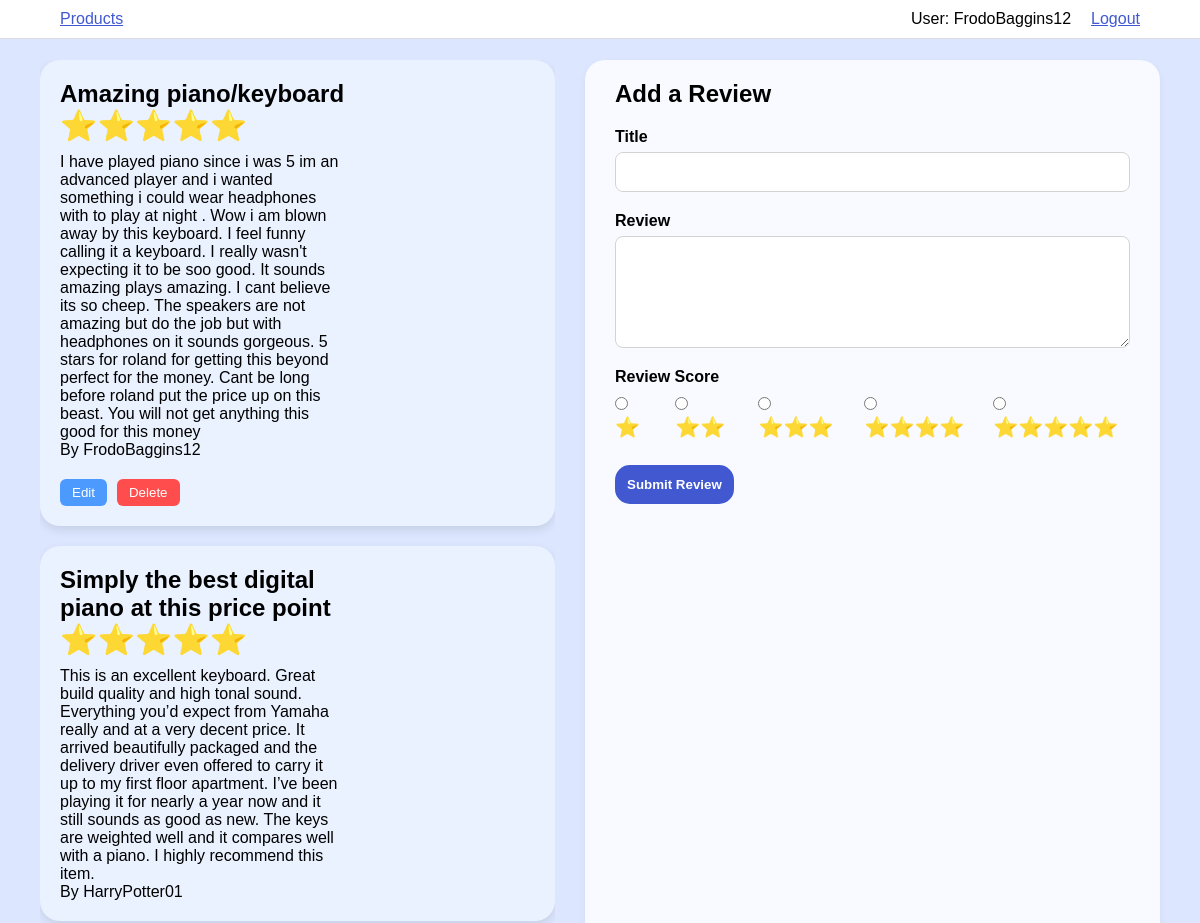
The app's page /products/ffd9d9a8-b11c-4a63-ba29-fe113830c6e8 (signed in, upper part), older data.
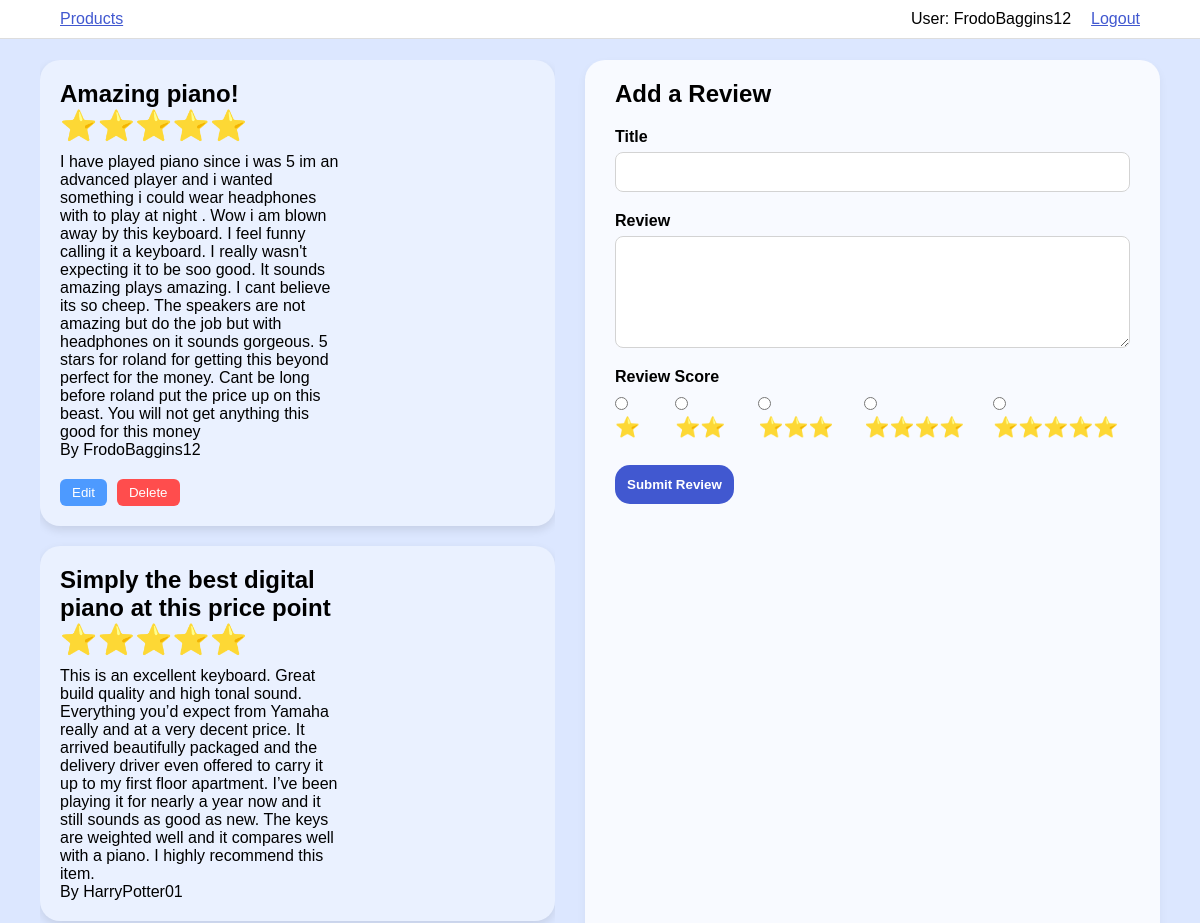
The same page, newer data.
### tables this page shows
CREATE TABLE Reviews (
        review_id TEXT PRIMARY KEY,
        product_id TEXT NOT NULL,
        username TEXT NOT NULL,
        review_title TEXT NOT NULL,
        review_body TEXT NOT NULL,
        review_score INTEGER NOT NULL,
        FOREIGN KEY (product_id) REFERENCES Products(product_id),
        FOREIGN KEY (username) REFERENCES Users(username)
    );

### Source/flask_app.py (the view, shortened to what this page needs)
@app.route("/products/<product_id>", methods=["GET", "POST"])
@login_required
def review_page(product_id):
    product = get_product_by_id(product_id)
    if not product:
        flash("Product not found", "error")
        return redirect(url_for("products_page"))
    reviews = build_list_of_reviews(product_id)
    return render_template("review-page.html", reviews=reviews)

### Source/Helpers/build_list_of_reviews_helper.py (called while the page is built)
def build_list_of_reviews(product_id):
    query = f"SELECT review_id, review_title, review_body, review_score, username FROM {REVIEW_TABLE_NAME} WHERE product_id = ?"
    cur, con = query_database(query, params=(product_id,))
    rows = cur.fetchall()
    con.close()
    reviews = []
    for row in rows:
        review_id, review_title, review_body, review_score, username = row
        review = Review(review_id, review_title, review_body, review_score, username, product_id)
        reviews.append(review)
    return reviews

### Source/Helpers/build_user_class_from_database_helper.py (called while the page is built)
def build_user(username):
    query = f"SELECT is_admin FROM {USER_TABLE_NAME} WHERE username = ? LIMIT 1"
    cur, con = query_database(query, params=(username,))
    result = cur.fetchone()
    con.close()
    if result is None:
        return None
    else:
        return User(username, bool(result[0]))

### Source/Helpers/count_number_of_reviews.py (called while the page is built)
def count_number_of_reviews(product_id):
    query = f"SELECT COUNT(*) FROM {REVIEW_TABLE_NAME} WHERE product_id = ?"
    cur, con = query_database(query, params=(product_id,))
    result = cur.fetchone()
    con.close()
    return result[0] if result else 0

### Source/Helpers/database_query_helper.py (called while the page is built)
def query_database(query, **kwargs):
    base_dir = os.path.dirname(os.path.abspath(__file__))
    full_path = os.path.join(base_dir, "../..", "Databases", DATABASE_FILE_NAME)
    params = kwargs.get('params', None)
    con = sqlite3.connect(full_path)
    con.execute("PRAGMA foreign_keys = ON")  # Enable foreign keys
    cur = con.cursor()
    if params is None:
        result = cur.execute(query)
    else:
        result = cur.execute(query, params)
    con.commit()
    return result, con

### Source/Helpers/get_average_review_score.py (called while the page is built)
def get_average_review_score(product_id):
    query = f"SELECT review_score FROM {REVIEW_TABLE_NAME} WHERE product_id = ?"
    cur, con = query_database(query, params=(product_id,))
    result = cur.fetchall()
    con.close()
    if not result:
        return None
    total = sum(score[0] for score in result)
    return round(total / len(result), 1)

### Source/Helpers/get_product_by_id_helper.py (called while the page is built)
def get_product_by_id(product_id):
    query = f"""
        SELECT product_name, product_image
        FROM {PRODUCT_TABLE_NAME}
        WHERE product_id = ?
        LIMIT 1
    """
    params = (product_id,)
    cur, con = query_database(query, params=params)
    row = cur.fetchone()
    con.close()
    if row is None:
        return None
    product = Product(
        product_id=product_id,
        name=row[0],
        image_url=row[1],
    )
    return product

### Source/Models/product.py (called while the page is built)
    def generate_num_reviews(self):
        return count_number_of_reviews(self.product_id)

### Source/templates/review-page.html (shortened to what this page needs)
{% extends "base-template.html" %}
{% block stylesheet %}
<link rel="stylesheet" href="{{ url_for('static', filename='CSS/review-page.css') }}">
{% endblock %}
{% block content %}
<div class="review-page-container">
  {% if reviews|length > 0 %}
  <div class="reviews-left">
    <div class="review-list">
      {% for review in reviews %}
      <div class="review-card">
        <div class="review-info">
          <h2>{{ review.review_title }}</h2>
          <h3>{{ "⭐️" * review.review_score }}</h3>
          <p>{{ review.review_body }}</p>
          <p>By {{ review.username }}</p>
          {% if current_user.get_id() == review.username or current_user.get_is_admin() %}
          <div class="button-row">
            <form method="GET" action="{{ url_for('edit_review', product_id=review.product_id, review_id=review.review_id) }}">
              <button type="submit" class="edit-btn">Edit</button>
            </form>
            <form method="POST" action="{{ url_for('delete_review_request', review_id=review.review_id) }}"
                  onsubmit="return confirm('Are you sure you want to delete this review?');">
              <button type="submit" class="delete-btn">Delete</button>
            </form>
          </div>
          {% endif %}
        </div>
      </div>
      {% endfor %}
    </div>
  </div>
  {% endif %}
  <div class="review-form-right">
    <h2>Add a Review</h2>
    <form method="POST">
      <div class="field">
        <label for="review_title">Title</label>
        <input type="text" id="review_title" name="review_title" required>
      </div>
      <div class="field">
        <label for="review_body">Review</label>
        <textarea id="review_body" name="review_body" rows="5" required></textarea>
      </div>
      <div class="field">
        <label>Review Score</label>
        <div class="radio-group">
          {% for i in range(1, 6) %}
          <label>
            <input type="radio" name="review_score" value="{{ i }}" required> {{ "⭐️" * i }}
          </label>
          {% endfor %}
        </div>
      </div>
      <input type="submit" value="Submit Review">
    </form>
  </div>
</div>
{% endblock %}

### Source/templates/base-template.html (shortened to what this page needs)
<!DOCTYPE html>
<html lang="en" dir="ltr">
  <head>
    <link rel="stylesheet" href="{{ url_for('static', filename='CSS/constants.css') }}">
    <link rel="stylesheet" href="{{ url_for('static', filename='CSS/base-template.css') }}">
    {% block stylesheet %}{% endblock%}
  </head>
  <body>
    {% block header %}
    <header class="site-header">
      <nav class="navbar">
        <div class="nav-left-group">
          <a href="{{ url_for('root_page') }}" class="link">Products</a>
        </div>
        <div class="nav-right-group">
          <span>User: {{ current_user.get_id() }}</span>
          <a href="{{ url_for('logout') }}" class="link">Logout</a>
        </div>
      </nav>
    </header>
    {% endblock %}
    {% block content %}{% endblock %}
  </body>
</html>

### Source/static/CSS/constants.css (style rules this page uses)
:root { --webpage-background: #dce7ff; --header-gradient: linear-gradient(-190deg, #8e98c5, #3239a8); --button-gradient: linear-gradient(10deg, #6c749a, #0b16ba); --border-colour: #4158d0; }

### Source/static/CSS/base-template.css (style rules this page uses)
* { margin: 0; padding: 0; box-sizing: border-box; font-family: 'Amazon Ember', sans-serif; }
html,body { padding-top: 20px; display: flex; justify-content: center; align-items: center; height: auto; width: auto; overflow-y: auto; place-items: center; background: var(--webpage-background); }
.site-header { width: 100%; background-color: #fff; border-bottom: 1px solid #ddd; position: fixed; top: 0; left: 0; z-index: 1000; padding: 10px 40px; box-sizing: border-box; }
.link { color: var(--border-colour); }
.navbar { display: flex; justify-content: space-between; align-items: center; padding: 0 20px; text-decoration: none; user-select: none; }
.nav-left-group { display: flex; gap: 20px; align-items: center; }
.nav-right-group { display: flex; gap: 20px; align-items: center; }

### Source/static/CSS/review-page.css (style rules this page uses)
.review-page-container { display: flex; gap: 30px; padding: 20px 40px 40px; height: 100%; box-sizing: border-box; }
.reviews-left { flex: 1; overflow-y: auto; }
.review-list { display: flex; flex-direction: column; gap: 20px; padding: 0; }
.review-card { display: flex; justify-content: space-between; align-items: center; background: #eaf1ff; border-radius: 20px; padding: 20px; box-shadow: 0px 4px 10px rgba(0, 0, 0, 0.1); }
.review-info { max-width: 60%; }
.review-info h2 { margin-bottom: 0; }
.review-info h3 { font-size: 30px; margin-bottom: 10px; user-select: none; }
.review-form-right { flex: 1; background: #f8faff; border-radius: 20px; padding: 20px 30px; box-shadow: 0px 4px 10px rgba(0,0,0,0.05); overflow-y: auto; }
.review-form-right h2 { margin-bottom: 20px; user-select: none; }
.review-form-right form .field { margin-bottom: 20px; display: flex; flex-direction: column; }
.review-form-right form label { font-weight: 600; margin-bottom: 6px; user-select: none; }
.review-form-right form input[type="text"], .review-form-right form input[type="number"], .review-form-right form textarea { padding: 10px; border: 1px solid lightgrey; border-radius: 8px; font-size: 16px; resize: vertical; }
.review-form-right form input[type="submit"] { background: #4158d0; color: white; font-weight: 600; padding: 12px; border: none; border-radius: 15px; cursor: pointer; transition: background-color 0.3s ease; }
.delete-btn { background-color: #ff4d4d; color: white; border: none; padding: 6px 12px; border-radius: 6px; cursor: pointer; margin-top: 10px; }
.edit-btn { background-color: #4d9aff; color: white; border: none; padding: 6px 12px; border-radius: 6px; cursor: pointer; margin-top: 10px; }
.radio-group { display: flex; gap: 15px; }
.radio-group label { font-size: 20px; user-select: none; cursor: pointer; }
input[type="radio"] { margin-right: 6px; cursor: pointer; }
.button-row { user-select: none; display: flex; gap: 10px; margin-top: 10px; }
.button-row form { margin: 0; }

Row changes from the older to the newer data that the page shows:
changed Reviews "FrodoBaggins12": review_title "Amazing piano/keyboard" → "Amazing piano!"
